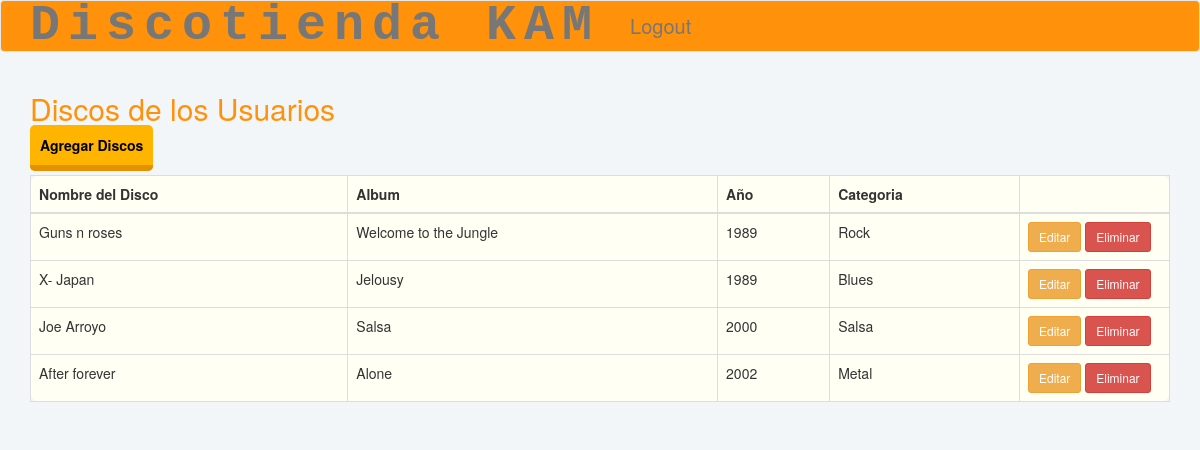
The app's page /ver.php with its own data.
### tables this page shows
CREATE TABLE `discos` (
  `id` int(11) NOT NULL,
  `name` varchar(500) NOT NULL,
  `album` varchar(500) NOT NULL,
  `year` varchar(100) NOT NULL,
  `categoria` varchar(100) NOT NULL,
  `created_at` datetime NOT NULL
);

### php/tabla.php (the view, shortened to what this page needs)
<?php
include "conexion.php";
$sql1= "select * from discos";
$query = $con->query($sql1);
?>
<?php if($query->num_rows>0):?>
<table class="table table-bordered table-hover">
<thead>
	<th>Nombre del Disco</th>
	<th>Album</th>
	<th>Año</th>
	<th>Categoria</th>
	<th></th>
</thead>
<?php while ($r=$query->fetch_array()):?>
<tr>
	<td><?php echo $r["name"]; ?></td>
	<td><?php echo $r["album"]; ?></td>
	<td><?php echo $r["year"]; ?></td>
	<td><?php echo $r["categoria"]; ?></td>
	<td style="width:150px;">
		<a href="./editar.php?id=<?php echo $r["id"];?>" class="btn btn-sm btn-warning">Editar</a>
		<a href="#" id="del-<?php echo $r["id"];?>" class="btn btn-sm btn-danger">Eliminar</a>
	</td>
</tr>
<?php endwhile;?>
</table>
<?php else:?>
	<p class="alert alert-warning">No hay resultados</p>
<?php endif;?>

### ver.php (shortened to what this page needs)
<!DOCTYPE html>
	<head>
		<link rel="stylesheet" type="text/css" href="bootstrap/css/bootstrap.min.css">
		<link rel="stylesheet" type="text/css" href="bootstrap/css/estilos.css">
	</head>
	<body>
	<?php include "php/navbar_out.php"; ?>
<div class="container">
<div class="row">
<div class="col-md-12">
		<h2>Discos de los Usuarios</h2>
  <a data-toggle="modal" href="#myModal" class="boton1">Agregar Discos</a>
<br><br>
<?php include "php/tabla.php"; ?>
</div>
</div>
</div>
	</body>
</html>

### php/navbar_out.php (shortened to what this page needs)
<nav class="navbar navbar-default" role="navigation">
<div class="container">
  <div class="navbar-header">
    <a class="navbar-brand" href="./"><b>Discotienda KAM</b></a>
  </div>
  <div class="collapse navbar-collapse navbar-ex1-collapse">
    <ul class="nav navbar-nav">
      <li class="reg"><a href="./php/logout.php">Logout</a></li>
    </ul>
  </div>
</div>
</nav>

### records on screen
discos: name "Guns n roses", album "Welcome to the Jungle", year "1989", categoria "Rock"
discos: name "X- Japan", album "Jelousy", year "1989", categoria "Blues"
discos: name "Joe Arroyo", album "Salsa", year "2000", categoria "Salsa"
discos: name "After forever", album "Alone", year "2002", categoria "Metal"
